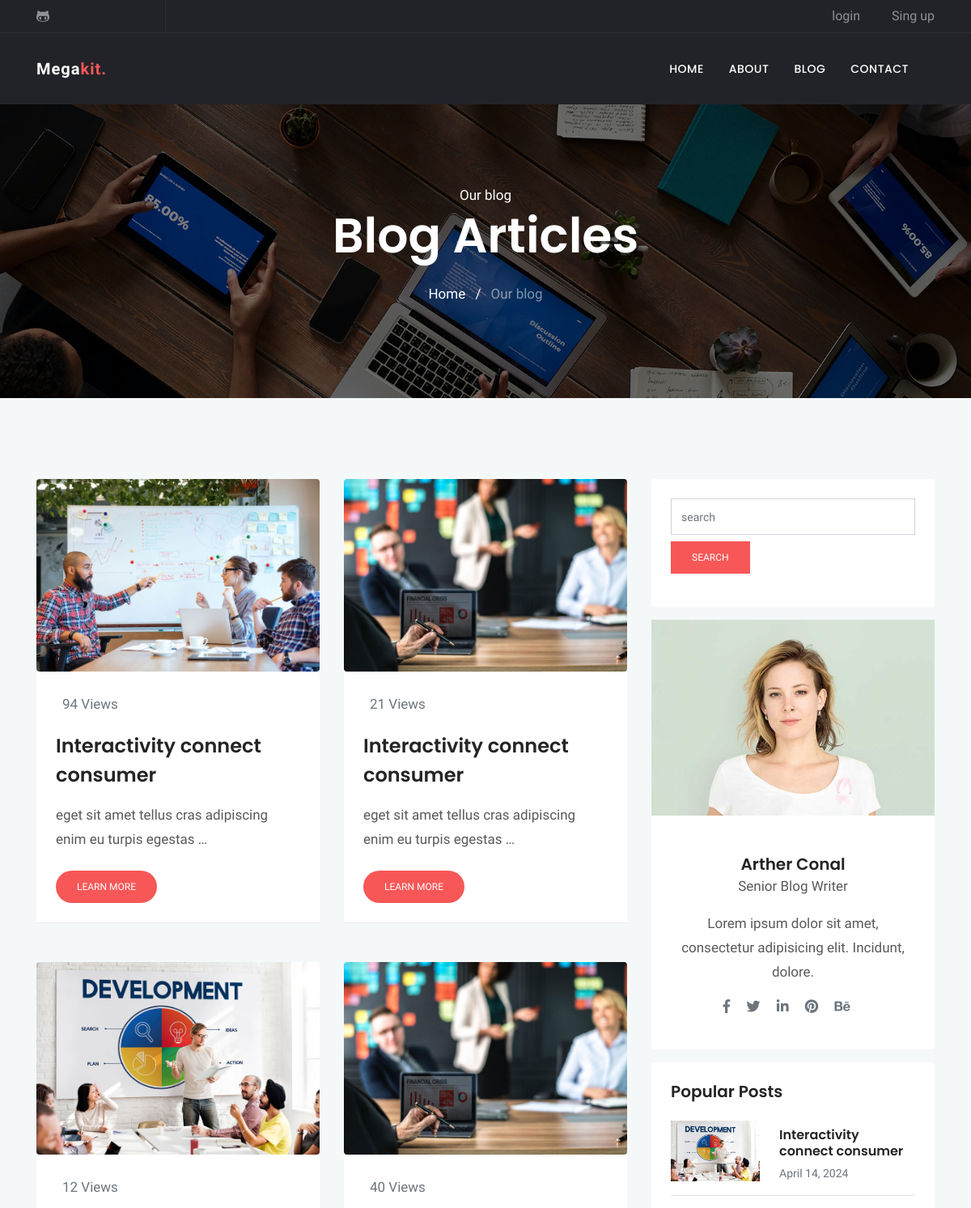
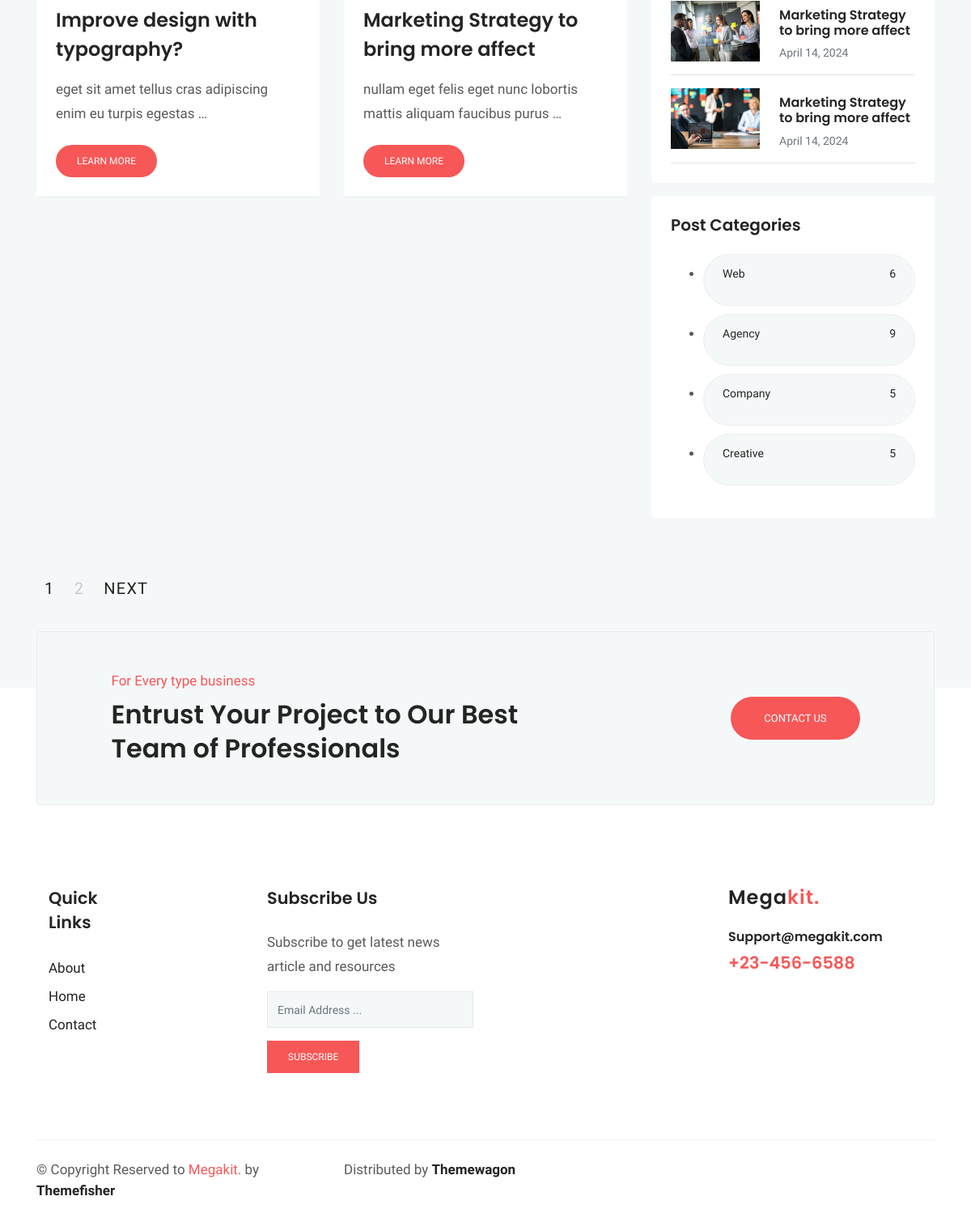
The app's page /blog/category/Web with its own data (2 pictures, top to bottom).
### blog/models.py (models this page shows, shortened)
class Post (models.Model) :
    image = models.ImageField(upload_to = 'blog/',default = 'blog/default.jpg')
    author = models.ForeignKey(User,on_delete=models.SET_NULL,null=True)
    title = models.CharField (max_length = 200)
    content = models.TextField ()
    tags = TaggableManager()
    category = models.ManyToManyField (Category)
    counted_view = models.IntegerField (default = 0)
    status = models.BooleanField (default = False)
    login_required = models.BooleanField (default = False)
    published_date = models.DateTimeField (null = True)
    created_date = models.DateTimeField (auto_now_add = True)
    update_date = models.DateTimeField (auto_now = True)
    class Meta:
        ordering = ['-created_date']

class Category(models.Model):
    name = models.CharField(max_length = 255)
    def __str__(self):
        return self.name

### blog/views.py (the view)
# urls.py: path('', blog_view, name="index"),
def blog_view(request, **kwargs) :
    posts = Post.objects.filter(status = 1, published_date__lte = timezone.now())
    if kwargs.get('cat_name') != None:
        posts = posts.filter(category__name=kwargs['cat_name'])
    if kwargs.get('author_username') != None:
        posts = posts.filter(author__username = kwargs['author_username'])
    if kwargs.get('tag_name') != None:
        posts = posts.filter(tags__name__in=[kwargs['tag_name']])
    posts = Paginator (posts,4)
    try:
        page_number = request.GET.get ('page')
        posts = posts.get_page(page_number)
    except PageNotAnInteger:
        posts = posts.get_page(1)
    except EmptyPage:
        posts = posts.get_page(1)
    context = {'posts': posts}
    return render(request, "blog/blog-sidebar.html", context)

### blog/templatetags/blog_tags.py (called while the page is built)
@register.inclusion_tag('blog/popular-posts.html')
def latestposts(arg = 3) :
    posts = Post.objects.filter(status = 1).order_by('published_date')[:arg]
    return {'posts': posts}

@register.inclusion_tag('blog/post-categories.html')
def postcategories() :
    posts = Post.objects.filter(status = 1)
    categories = Category.objects.all()
    cat_dict = {}
    for name in categories :
        cat_dict[name]=posts.filter(category=name).count()
    return {'categories':cat_dict}

### templates/blog/blog-sidebar.html (shortened to what this page needs)
{% extends 'base.html' %}
{% load static %}
{% load blog_tags %}
{% block content %}
<!doctype html>
<html lang="en">
<head>
  <link rel="stylesheet" href="{% static 'plugins/bootstrap/css/bootstrap.min.css' %}">
  <link rel="stylesheet" href="{% static 'plugins/themify/css/themify-icons.css' %}">
  <link rel="stylesheet" href="{% static 'plugins/fontawesome/css/all.css' %}">
  <link rel="stylesheet" href="{% static 'plugins/magnific-popup/dist/magnific-popup.css' %}">
  <link rel="stylesheet" href="{% static 'plugins/slick-carousel/slick/slick.css' %}">
  <link rel="stylesheet" href="{% static 'plugins/slick-carousel/slick/slick-theme.css' %}">
  <link rel="stylesheet" href="{% static 'css/style.css' %}">
</head>
<body>
  <div class="main-wrapper ">
    <section class="page-title bg-1">
      <div class="container">
        <div class="row">
          <div class="col-md-12">
            <div class="block text-center">
              <span class="text-white">Our blog</span>
              <h1 class="text-capitalize mb-4 text-lg">Blog articles</h1>
              <ul class="list-inline">
                <li class="list-inline-item"><a href="http://127.0.0.1:8000/" class="text-white">Home</a></li>
                <li class="list-inline-item"><span class="text-white">/</span></li>
                <li class="list-inline-item"><a href="{% url 'blog:index' %}" class="text-white-50">Our blog</a></li>
              </ul>
            </div>
          </div>
        </div>
      </div>
    </section>
    <section class="section blog-wrap bg-gray">
      <div class="container">
        <div class="row">
          <div class="col-lg-8">
            <div class="row">
              {% for post in posts %}
              <div class="col-lg-6 col-md-6 mb-5">
                <div class="blog-item">
                  <img src="{{post.image.url}}" alt="" class="img-fluid rounded">
                  <div class="blog-item-content bg-white p-4">
                    <div class="blog-item-meta  py-1 px-2">
                      <span class="text-muted text-capitalize mr-3"></i>{{post.counted_view}} Views</span>
                    </div>
                    <h3 class="mt-3 mb-3"><a href="{% url 'blog:single' pid=post.id %}">{{post.title}}</a></h3>
                    <p class="mb-4">{{ post.content|truncatewords:10 }}</p>
                    <a href="{{post.id}}" class="btn btn-small btn-main btn-round-full">Learn More</a>
                  </div>
                </div>
              </div>
              {% endfor %}
            </div>
          </div>
          <div class="col-lg-4">
            <div class="sidebar-wrap">
              {% include 'blog/blog-search.html' %}
              {% include 'blog/blog-writer.html' %}
              {% latestposts 3 %}
              {% postcategories %}
              <div class="row mt-5">
                <div class="col-lg-8">
                    <nav class="navigation pagination py-2 d-inline-block">
                        <div class="nav-links">
                            {% for i in posts.paginator.page_range %}
                                {% if posts.number == i %}
                                    <span aria-current="page" class="page-numbers current">{{i}}</span>
                                {% else %}
                                    <a class="page-numbers" href="?page={{i}}">{{i}}</a>
                                {% endif %}
                            {% endfor %}
                            {% if posts.has_next %}
                                <a class="next page-numbers" href="?page={{ posts.next_page_number }}">Next</a>
                            {% endif %}
                        </div>
                    </nav>
                </div>
            </div>
            </div>
    </section>
</body>
</html>
{% endblock %}

### templates/blog/popular-posts.html
{% load static %}
{% load humanize %}
    <div class="sidebar-widget latest-post card border-0 p-4 mb-3">
        <h5>Popular Posts</h5>
        {% for post in posts %}
        <div class="media border-bottom py-3">
            <a href="{{post.id}}"><img class="mr-4" src="{{post.image.url}}" alt="" width="110px"></a>
            <div class="media-body">
                <h6 class="my-2"><a href="{% url 'blog:single' pid=post.id %}">{{post.title}}</a></h6>
                <span class="text-sm text-muted">{{post.published_date|naturalday}}</span>
            </div>
        </div>
        {% endfor %}
    </div>

### templates/blog/post-categories.html
{% load static %}
	<div class="sidebar-widget bg-white rounded tags p-4 mb-3">
		<h5 class="mb-4">Post Categories</h5>
        <ul class="cat-list">
            {% for name,count in categories.items %}
            <li>
                <a href="{% url 'blog:category' cat_name=name %}" class="d-flex justify-content-between">
                    <p>{{name}}</p>
                    <p>{{count}}</p>
                </a>
            </li>
            {% endfor %}
	</div>
</div>
            </div>
        </div>

### statics/css/style.css (style rules this page uses)
html { overflow-x: hidden; }
body { line-height: 1.5; font-family: "Hind", serif; -webkit-font-smoothing: antialiased; font-size: 17px; color: rgba(0, 0, 0, 0.65); }
h1, .h1, h2, .h2, h3, .h3, h4, .h4, h5, .h5, h6, .h6 { font-family: "Poppins", sans-serif; font-weight: 600; color: #242424; }
h1, .h1 { font-size: 2.5rem; }
h3, .h3 { font-size: 1.5rem; }
h5, .h5 { font-size: 1.25rem; }
h6, .h6 { font-size: 1rem; }
p { line-height: 30px; }
.btn { display: inline-block; font-size: 14px; font-size: 0.8125rem; font-weight: 400; padding: 1rem 2.5rem; text-transform: uppercase; border-radius: 0; transition: all 0.2s ease; }
.btn-main, .btn-transparent, .btn-small { background: #f75757; color: #fff; transition: all 0.2s ease; }
.btn-small { padding: 10px 25px; font-size: 12px; }
.btn-round-full { border-radius: 50px; }
.bg-gray { background: #f5f8f9; }
.section { padding: 100px 0; }
.overly, .page-title, .slider, .cta, .hero-img { position: relative; }
.overly:before, .page-title:before, .slider:before, .cta:before, .hero-img:before { content: ""; position: absolute; left: 0; top: 0; bottom: 0; right: 0; width: 100%; height: 100%; opacity: 0.5; background: #000; }
.text-sm { font-size: 14px; }
.text-lg { font-size: 3.75rem; }
a { color: #242424; text-decoration: none; }
.page-title { padding: 100px 0; }
.page-title .block h1 { color: #fff; }
.bg-1 { background: url("../images/bg/home-2.jpg") no-repeat 50% 50%; background-size: cover; }
.blog-item-content h3 { line-height: 36px; }
.blog-item-content h3 a { transition: all .4s ease 0s; }
.tags a { background: #f5f8f9; display: inline-block; padding: 8px 23px; border-radius: 38px; margin-bottom: 10px; border: 1px solid #eee; font-size: 14px; text-transform: capitalize; }
.pagination .nav-links a, .pagination .nav-links span.current { font-size: 20px; font-weight: 500; color: #c9c9c9; margin: 0 10px; text-transform: uppercase; letter-spacing: 1.2px; }
.pagination .nav-links span.current, .pagination .nav-links a.next, .pagination .nav-links a.prev { color: #242424; }
.blog-item { border-bottom: 1px solid rgba(0, 0, 0, 0.05); }

### records on screen
Post: image (picture), counted_view "94", title "Interactivity connect consumer", content "eget sit amet tellus cras adipiscing enim eu turpis egestas …"
Post: image (picture), counted_view "21", title "Interactivity connect consumer", content "eget sit amet tellus cras adipiscing enim eu turpis egestas …"
Post: image (picture), counted_view "12", title "Improve design with typography?", content "eget sit amet tellus cras adipiscing enim eu turpis egestas …"
Post: image (picture), counted_view "40", title "Marketing Strategy to bring more affect", content "nullam eget felis eget nunc lobortis mattis aliquam faucibus purus …", published_date "April 14, 2024"
Post: image (picture), title "Interactivity connect consumer", published_date "April 14, 2024"
Post: image (picture), title "Marketing Strategy to bring more affect", published_date "April 14, 2024"
Category: name "Web", count "6"
Category: name "Agency", count "9"
Category: name "Company", count "5"
Category: name "Creative", count "5"

### other values on screen
{{ i }} "1"
{{ i }} "2"
